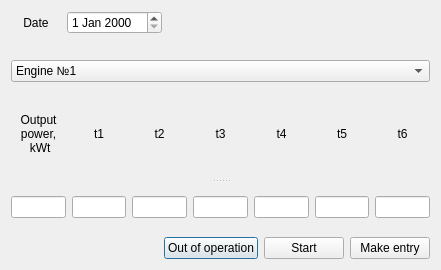
<?xml version="1.0" encoding="UTF-8"?>
<ui version="4.0">
 <class>makeEntry</class>
 <widget class="QDialog" name="makeEntry">
  <property name="geometry">
   <rect>
    <x>0</x>
    <y>0</y>
    <width>441</width>
    <height>270</height>
   </rect>
  </property>
  <property name="windowTitle">
   <string>Dialog</string>
  </property>
  <layout class="QVBoxLayout" name="verticalLayout">
   <item>
    <layout class="QHBoxLayout" name="horizontalLayout">
     <item>
      <widget class="QLabel" name="label">
       <property name="minimumSize">
        <size>
         <width>50</width>
         <height>0</height>
        </size>
       </property>
       <property name="text">
        <string>Date</string>
       </property>
       <property name="alignment">
        <set>Qt::AlignCenter</set>
       </property>
      </widget>
     </item>
     <item>
      <widget class="QDateEdit" name="entyDateEdit"/>
     </item>
     <item>
      <spacer name="horizontalSpacer_2">
       <property name="orientation">
        <enum>Qt::Horizontal</enum>
       </property>
       <property name="sizeHint" stdset="0">
        <size>
         <width>40</width>
         <height>20</height>
        </size>
       </property>
      </spacer>
     </item>
    </layout>
   </item>
   <item>
    <widget class="QLabel" name="statusLbl">
     <property name="text">
      <string/>
     </property>
     <property name="alignment">
      <set>Qt::AlignCenter</set>
     </property>
    </widget>
   </item>
   <item>
    <widget class="QComboBox" name="engineComboBox">
     <item>
      <property name="text">
       <string>Engine №1</string>
      </property>
     </item>
     <item>
      <property name="text">
       <string>Engine №2</string>
      </property>
     </item>
    </widget>
   </item>
   <item>
    <widget class="QSplitter" name="splitter">
     <property name="orientation">
      <enum>Qt::Vertical</enum>
     </property>
     <widget class="QWidget" name="layoutWidget">
      <layout class="QHBoxLayout" name="horizontalLayout_2">
       <item>
        <widget class="QLabel" name="label_3">
         <property name="text">
          <string>Output 
power,
 kWt</string>
         </property>
         <property name="alignment">
          <set>Qt::AlignCenter</set>
         </property>
        </widget>
       </item>
       <item>
        <widget class="QLabel" name="label_2">
         <property name="text">
          <string>t1</string>
         </property>
         <property name="alignment">
          <set>Qt::AlignCenter</set>
         </property>
         <property name="wordWrap">
          <bool>false</bool>
         </property>
        </widget>
       </item>
       <item>
        <widget class="QLabel" name="label_4">
         <property name="text">
          <string>t2</string>
         </property>
         <property name="alignment">
          <set>Qt::AlignCenter</set>
         </property>
        </widget>
       </item>
       <item>
        <widget class="QLabel" name="label_5">
         <property name="text">
          <string>t3</string>
         </property>
         <property name="alignment">
          <set>Qt::AlignCenter</set>
         </property>
        </widget>
       </item>
       <item>
        <widget class="QLabel" name="label_6">
         <property name="text">
          <string>t4</string>
         </property>
         <property name="alignment">
          <set>Qt::AlignCenter</set>
         </property>
        </widget>
       </item>
       <item>
        <widget class="QLabel" name="label_7">
         <property name="text">
          <string>t5</string>
         </property>
         <property name="alignment">
          <set>Qt::AlignCenter</set>
         </property>
        </widget>
       </item>
       <item>
        <widget class="QLabel" name="label_8">
         <property name="text">
          <string>t6</string>
         </property>
         <property name="alignment">
          <set>Qt::AlignCenter</set>
         </property>
        </widget>
       </item>
      </layout>
     </widget>
     <widget class="QWidget" name="layoutWidget">
      <layout class="QHBoxLayout" name="horizontalLayout_3">
       <item>
        <widget class="QLineEdit" name="power"/>
       </item>
       <item>
        <widget class="QLineEdit" name="t1"/>
       </item>
       <item>
        <widget class="QLineEdit" name="t2"/>
       </item>
       <item>
        <widget class="QLineEdit" name="t3"/>
       </item>
       <item>
        <widget class="QLineEdit" name="t4"/>
       </item>
       <item>
        <widget class="QLineEdit" name="t5"/>
       </item>
       <item>
        <widget class="QLineEdit" name="t6"/>
       </item>
      </layout>
     </widget>
    </widget>
   </item>
   <item>
    <layout class="QHBoxLayout" name="horizontalLayout_5">
     <item>
      <spacer name="horizontalSpacer">
       <property name="orientation">
        <enum>Qt::Horizontal</enum>
       </property>
       <property name="sizeHint" stdset="0">
        <size>
         <width>40</width>
         <height>20</height>
        </size>
       </property>
      </spacer>
     </item>
     <item>
      <widget class="QPushButton" name="pushButton_2">
       <property name="text">
        <string>Out of operation</string>
       </property>
      </widget>
     </item>
     <item>
      <widget class="QPushButton" name="pushButton_3">
       <property name="text">
        <string>Start</string>
       </property>
      </widget>
     </item>
     <item>
      <widget class="QPushButton" name="pushButton">
       <property name="text">
        <string>Make entry</string>
       </property>
      </widget>
     </item>
    </layout>
   </item>
  </layout>
 </widget>
 <resources/>
 <connections/>
</ui>
